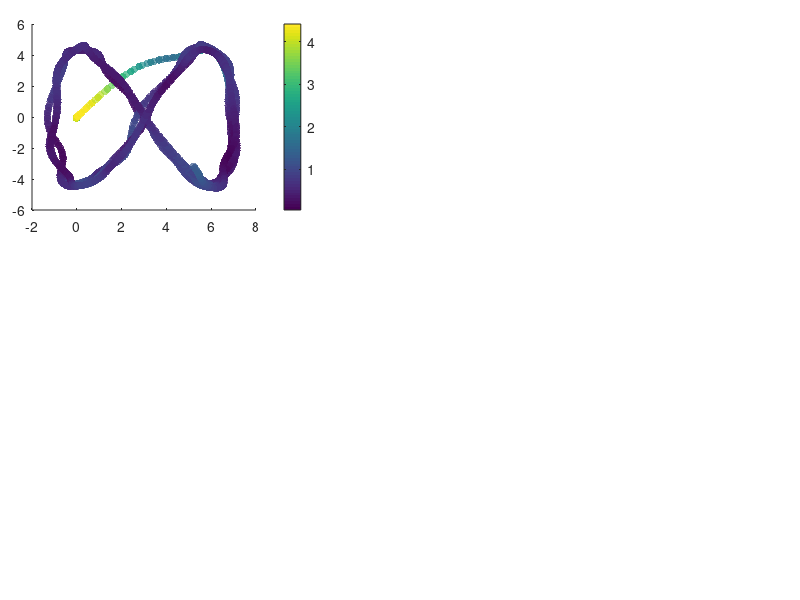

Reproduce this figure in MATLAB. (Note: this script raises an error after producing the figure.)
%% Code to show the results of the Inverse kinematic controller

% Clean variables
clc, clear all, close all;
 
%% CARGA MIL
load('Com_din_Real.mat');

% DAtos de estado
h_Real = x_states(1:4,:);
u_Real = x_states(5:8,:);
t = t_time;

%%Tarea deseada
hd = ref(1:4,:);
hd_p = ref(5:8,:);

% Action de control dinamica
u = u_input;
uc = uc_input;

% Error definition
for k = 1:length(t)
    error_vector = hd(1:3, k)-h_Real(1:3, k);
    error_dynamic(k) = norm(error_vector,2);
end

% Figure propert%% Figures
lw = 1; % linewidth 1
lwV = 2; % linewidth 2
fontsizeLabel = 11; %11
fontsizeLegend = 11;
fontsizeTicks = 11;
fontsizeTitel = 11;
sizeX = 1300; % size figure
sizeY = 750; % size figure

% color propreties
c1 = [80, 81, 79]/255;
c2 = [244, 213, 141]/255;
c3 = [242, 95, 92]/255;
c4 = [112, 141, 129]/255;

C18 = [0 0 0];
c5 = [130, 37, 37]/255;
c6 = [205, 167, 37]/255;
c7 = [81, 115, 180]/255;

C1 = [246 170 141]/255;
C2 = [51 187 238]/255;
C3 = [0 153 136]/255;
C4 = [238 119 51]/255;
C5 = [204 51 17]/255;
C6 = [238 51 119]/255;
C7 = [187 187 187]/255;
C8 = [80 80 80]/255;
C9 = [140 140 140]/255;
C10 = [0 128 255]/255;
C11 = [234 52 89]/255;
C12 = [39 124 252]/255;
C13 = [40 122 125]/255;
%C14 = [86 215 219]/255;
C14 = [252 94 158]/255;
C15 = [244 171 39]/255;
C16 = [100 121 162]/255;
C17 = [255 0 0]/255;
%% New color slection

figure('Position', [500 500 sizeX sizeY])
set(gcf, 'Position', [500 500 sizeX sizeY]);
fig1_comps.fig = gcf;

% Figure 1
axes('Position',[0.04 0.65 .35 .31]);
%% Colorbar
scatter(h_Real(1, :),h_Real(2, :),30,error_dynamic,'filled','MarkerFaceAlpha',0.7);
c = colorbar;
c.Label.Interpreter = 'latex';
c.Label.String = '$\textrm{Error}~||\tilde{\mathbf{\eta}}||$';

set(c,'TickLabelInterpreter','latex')

%% Desired Trajectory
hd_plot = line(hd(1,:),hd(2,:));
set(hd_plot, 'LineStyle', '--', 'Color', C8, 'LineWidth', 1.2*lw)

%% Real Trajectory
h_plot = line(h_Real(1,:),h_Real(2,:));
set(h_plot, 'LineStyle', '-', 'Color', C18, 'LineWidth', 1.2*lw)

%% Title of the image
hTitle_1 = title({'$\textrm{(a)}$'},'fontsize',14,'interpreter','latex','Color',C18);
%hXLabel_1 = xlabel('$x~[m]$','fontsize',9,'interpreter','latex', 'Color',C18);
hYLabel_1 = ylabel('$y~[m]$','fontsize',9,'interpreter','latex', 'Color',C18);

%% Legend nomeclature
hLegend_1 = legend([hd_plot, h_plot],{'$\mathbf{\eta}_d$','$\mathbf{\eta}$'},'fontsize',12,'interpreter','latex','Color',[255 255 255]/255,'Location','best','NumColumns',1,'TextColor','black');
set(gca,'ticklabelinterpreter','latex',...
        'fontsize',1.3*fontsizeTicks)
% Figure properties
ax_1 = gca;
ax_1.Box = 'on';
ax_1.BoxStyle = 'full';
ax_1.TickLength = [0.005;0.005];
ax_1.TickDirMode = 'auto';
ax_1.YMinorTick = 'on';
ax_1.XMinorTick = 'on';
% ax_2.XTickLabel = [];
ax_1.XMinorGrid = 'on';
ax_1.YMinorGrid = 'on';
%ax_2.MinorGridColor = '#8f8f8f';
ax_1.MinorGridAlpha = 0.15;
ax_1.LineWidth = 0.8;
ax_1.XLim = [min(h_Real(1,:))-0.2 max(h_Real(1,:))+0.2];
ax_1.YLim = [min(h_Real(2,:))-0.2 max(h_Real(2,:))+0.2];

% Figure 2
axes('Position',[0.04 0.28 .35 .31]);
%% Colorbar
scatter(h_Real(1, :),h_Real(3, :),30,error_dynamic,'filled','MarkerFaceAlpha',0.7);
c = colorbar;
c.Label.Interpreter = 'latex';
c.Label.String = '$\textrm{Error}~||\tilde{\mathbf{\eta}}||$';

set(c,'TickLabelInterpreter','latex')

%% Desired Trajectory
hd_plot_2 = line(hd(1,:),hd(3,:));
set(hd_plot_2, 'LineStyle', '--', 'Color', C8, 'LineWidth', 1.2*lw)

%% Real Trajectory
h_plot_2 = line(h_Real(1,:),h_Real(3,:));
set(h_plot_2, 'LineStyle', '-', 'Color', C18, 'LineWidth', 1.2*lw)

%% Title of the image
hTitle_2 = title({'$\textrm{(b)}$'},'fontsize',14,'interpreter','latex','Color',C18);
hXLabel_2 = xlabel('$x~[m]$','fontsize',9,'interpreter','latex', 'Color',C18);
hYLabel_2 = ylabel('$z~[m]$','fontsize',9,'interpreter','latex', 'Color',C18);

%% Legend nomeclature
hLegend_2 = legend([hd_plot_2, h_plot_2],{'$\mathbf{\eta}_d$','$\mathbf{\eta}$'},'fontsize',12,'interpreter','latex','Color',[255 255 255]/255,'Location','best','NumColumns',1,'TextColor','black');
set(gca,'ticklabelinterpreter','latex',...
        'fontsize',1.3*fontsizeTicks)
% Figure properties
ax_2 = gca;
ax_2.Box = 'on';
ax_2.BoxStyle = 'full';
ax_2.TickLength = [0.005;0.005];
ax_2.TickDirMode = 'auto';
ax_2.YMinorTick = 'on';
ax_2.XMinorTick = 'on';
% ax_2.XTickLabel = [];
ax_2.XMinorGrid = 'on';
ax_2.YMinorGrid = 'on';
%ax_2.MinorGridColor = '#8f8f8f';
ax_2.MinorGridAlpha = 0.15;
ax_2.LineWidth = 0.8;
ax_2.XLim = [min(h_Real(1,:))-0.2 max(h_Real(1,:))+0.2];
ax_2.YLim = [min(h_Real(3,:))-0.2 max(h_Real(3,:))+0.2];

axes('Position',[0.45 0.65 .54 .31]);
%% Data generation
error_x_plot = line(t,hd(1,:)-h_Real(1,:));
set(error_x_plot, 'LineStyle', '-', 'Color', C5, 'LineWidth', 1.1*lw);
error_y_plot = line(t,hd(2,:)-h_Real(2,:));
set(error_y_plot, 'LineStyle', '-', 'Color', C3, 'LineWidth', 1.1*lw);
error_z_plot = line(t,hd(3,:)-h_Real(3,:));
set(error_z_plot, 'LineStyle', '-', 'Color', c7, 'LineWidth', 1.1*lw);

% fig1_comps.p1 = ul_plot;
%% Title of the image
hTitle_3 = title({'$\textrm{(c)}$'},'fontsize',14,'interpreter','latex','Color',C18);
%xlabel('$\textrm{Time}[s]$','fontsize',10,'interpreter','latex','Color',C18);
ylabel('$\textrm{Control Error}~[m]$','fontsize',10,'interpreter','latex', 'Color',C18);

%% Legend nomeclature
hLegend_3 = legend([error_x_plot,error_y_plot, error_z_plot],{'$\tilde{\mathbf{\eta}}_x$','$\tilde{\mathbf{\eta}}_y$','$\tilde{\mathbf{\eta}}_z$'},'fontsize',12,'interpreter','latex','Color',[255 255 255]/255,'Location','best','NumColumns',1,'TextColor','black');
 set(gca,'ticklabelinterpreter','latex',...
         'fontsize',1.3*fontsizeTicks)
%% Figure properties
ax_3 = gca;
ax_3.Box = 'on';
ax_3.BoxStyle = 'full';
ax_3.TickLength = [0.01;0.01];
ax_3.TickDirMode = 'auto';
ax_3.XTickLabel = [];
ax_3.YMinorTick = 'on';
ax_3.XMinorTick = 'on';
ax_3.XMinorGrid = 'on';
ax_3.YMinorGrid = 'on';
%ax_1.MinorGridColor = '#8f8f8f';
ax_3.MinorGridAlpha = 0.15;
ax_3.LineWidth = 0.8;
ax_3.XLim = [0 t(end)];

%% Zoom Plot
axes('Position',[0.70 0.85 .2 .1]);
index_zoom_1 = (t>=20) & (t<=30);
error_x_plot_zoom = line(t(index_zoom_1),hd(1,(index_zoom_1))-h_Real(1,(index_zoom_1)));
error_y_plot_zoom = line(t(index_zoom_1),hd(2,(index_zoom_1))-h_Real(2,(index_zoom_1)));
error_z_plot_zoom = line(t(index_zoom_1),hd(3,(index_zoom_1))-h_Real(3,(index_zoom_1)));

set(error_x_plot_zoom, 'LineStyle', '-', 'Color', C5, 'LineWidth', lw*0.8);
set(error_y_plot_zoom, 'LineStyle', '-', 'Color', C3, 'LineWidth', lw*0.8);
set(error_z_plot_zoom, 'LineStyle', '-', 'Color', c7, 'LineWidth', lw*0.8);

set(gca,'ticklabelinterpreter','latex',...
         'fontsize',fontsizeTicks*0.5)
ax_1_zoom = gca;
ax_1_zoom.Box = 'on';
ax_1_zoom.BoxStyle = 'full';
ax_1_zoom.TickLength = [0.01;0.01];
%ax_1_zoom.YLim = [-0.5 0.5];
%ax_1_zoom.YTickLabel = [];
%ax_1_zoom.XTickLabel = [];
ax_1_zoom.TickDirMode = 'manual';
ax_1_zoom.TickDir = 'in';
ax_1_zoom.YMinorTick = 'on';
ax_1_zoom.XMinorTick = 'on';
ax_1_zoom.LineWidth = 0.5;
ax_1_zoom.XMinorGrid = 'on';
ax_1_zoom.YMinorGrid = 'on';
axes('Position',[0.46 0.28 .54 .31]);
%% Data generation
u_l = line(t(1,1:length(u(1,:))),u(1,:));
set(u_l, 'LineStyle', '-', 'Color', C5, 'LineWidth', 1.3*lw);
u_m = line(t(1,1:length(u(2,:))),u(2,:));
set(u_m, 'LineStyle', '-', 'Color', C3, 'LineWidth', 1.3*lw);
u_n = line(t(1,1:length(u(3,:))),u(3,:));
set(u_n, 'LineStyle', '-', 'Color', c7, 'LineWidth', 1.3*lw);

uc_l = line(t(1,1:length(uc(1,:))),uc(1,:));
set(uc_l, 'LineStyle', '--', 'Color', [C5, 0.5], 'LineWidth', 1.3*lw);
uc_m = line(t(1,1:length(uc(2,:))),uc(2,:));
set(uc_m, 'LineStyle', '--', 'Color', [C3, 0.5], 'LineWidth', 1.3*lw);
uc_n = line(t(1,1:length(uc(3,:))),uc(3,:));
set(uc_n, 'LineStyle', '--', 'Color', [c7, 0.5], 'LineWidth', 1.3*lw);

uc_l_real = line(t(1,1:length(u_Real(1,:))),u_Real(1,:));
set(uc_l_real, 'LineStyle', '-.', 'Color', [C5, 0.4], 'LineWidth', 1.3*lw);
uc_m_real = line(t(1,1:length(u_Real(2,:))),u_Real(2,:));
set(uc_m_real, 'LineStyle', '-.', 'Color', [C3, 0.4], 'LineWidth', 1.3*lw);
uc_n_real = line(t(1,1:length(u_Real(3,:))),u_Real(3,:));
set(uc_n_real, 'LineStyle', '-.', 'Color', [c7, 0.4], 'LineWidth', 1.3*lw);

% fig1_comps.p1 = ul_plot;
%% Title of the image
hTitle_4 = title({'$\textrm{(d)}$'},'fontsize',14,'interpreter','latex','Color',C18);
xlabel('$\textrm{Time}[s]$','fontsize',10,'interpreter','latex','Color',C18);
ylabel('$\textrm{Inputs}~[m/s]$','fontsize',10,'interpreter','latex', 'Color',C18);

%% Legend nomeclature
hLegend_4 = legend([u_l,u_m, u_n, uc_l,uc_m, uc_n, uc_l_real,uc_m_real, uc_n_real ],{'${\mu}_{l_{ref}}$','${\mu}_{m_{ref}}$','${\mu}_{n_{ref}}$','${\mu}_{l_{c}}$','${\mu}_{m_c}$','${\mu}_{n_c}$', '${\mu}_{l}$','${\mu}_{m}$','${\mu}_{n}$'},'fontsize',12,'interpreter','latex','Color',[255 255 255]/255,'Location','best','NumColumns',1,'TextColor','black');
 set(gca,'ticklabelinterpreter','latex',...
         'fontsize',1.3*fontsizeTicks)
%% Figure properties
ax_4 = gca;
ax_4.Box = 'on';
ax_4.BoxStyle = 'full';
ax_4.TickLength = [0.01;0.01];
ax_4.TickDirMode = 'auto';
ax_4.YMinorTick = 'on';
ax_4.XMinorTick = 'on';
ax_4.XMinorGrid = 'on';
ax_4.YMinorGrid = 'on';
%ax_1.MinorGridColor = '#8f8f8f';
ax_4.MinorGridAlpha = 0.15;
ax_4.LineWidth = 0.8;
ax_4.XLim = [0 t(end)];
% 
set(gcf, 'Color', 'w'); % Sets axes background
export_fig Dynamics_real_results_b.pdf -q101

%% RMS dynamics
RMSE_x_dynamic = sqrt(mean((error_vector(1,:)).^2));
RMSE_y_dynamic = sqrt(mean((error_vector(2,:)).^2));
RMSE_z_dynamic = sqrt(mean((error_vector(3,:)).^2));

save("Dynamic_real_rmse.mat","RMSE_x_dynamic", "RMSE_y_dynamic", "RMSE_z_dynamic", "error_dynamic");